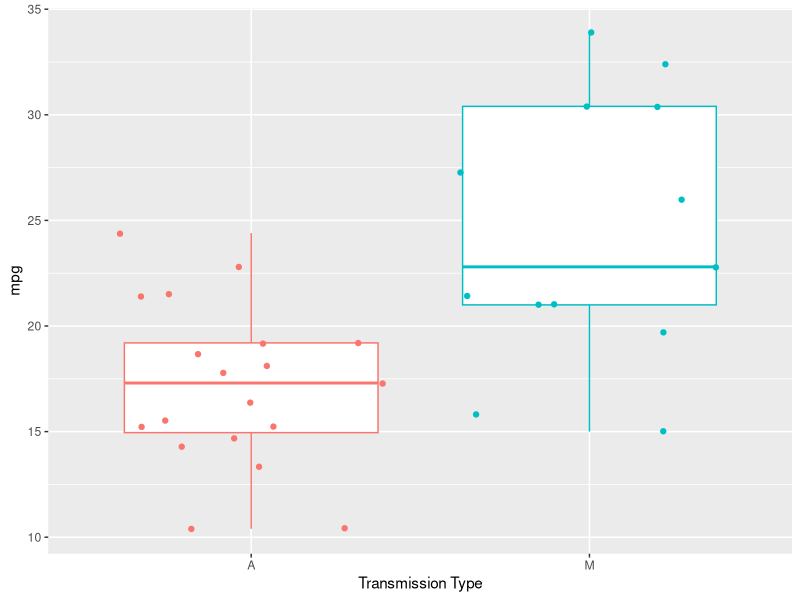
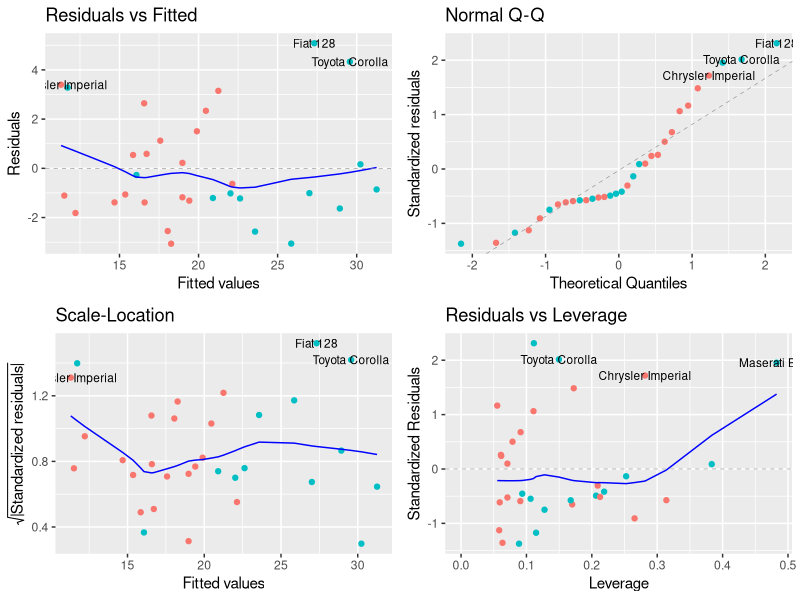

Write the R code that produced these figures, in order.
## ---- chunk 1
library(ggplot2)
library(GGally)
library(ggfortify)
library(datasets)
library(dplyr)
library(knitr)
library(car)
arsq <- function(model) summary(model)$adj.r.squared
    
## ---- chunk 2
oldtypes <- sapply(mtcars, class)
mtcars$cyl <- as.factor(mtcars$cyl)
mtcars$am <- as.factor(mtcars$am)
levels(mtcars$am) <- c('A', 'M')
mtcars$gear <- as.factor(mtcars$gear)
mtcars$carb <- as.factor(mtcars$carb)
newtypes <- sapply(mtcars, class)
old.to.new.columns <- data.frame(Old.Types=oldtypes, New.Types=newtypes)
## ---- chunk 3
a.avg <-  mean(mtcars$mpg[which(mtcars$am == 'A')])
a.sd <- sd(mtcars$mpg[which(mtcars$am == 'A')])
m.avg <- mean(mtcars$mpg[which(mtcars$am == 'M')])
m.sd <- sd(mtcars$mpg[which(mtcars$am == 'M')])
## ---- chunk 4
model.base <- lm(mpg ~ am, mtcars)
## ---- chunk 5
h0 <- t.test(mpg ~ am, data = mtcars)
## ---- chunk 6
model.best <- step(lm(mpg ~ ., mtcars), k=log(nrow(mtcars)), trace = 0)
## ---- chunk 7
model.amwt <- lm(mpg ~ am + wt, mtcars)
model.hp <- update(model.amwt, mpg ~ am + wt + hp)
model.engine <- update(model.amwt, mpg ~ am + wt + disp + gear + cyl + carb + vs)
df.comp1 <- data.frame(
    arsq(model.amwt), 
    arsq(model.hp), 
    arsq(model.engine))
kable(df.comp1, col.names = c('am+wt', 'am+wt+hp', 'am+wt+disp+gear+cyl+carb+vs'), caption = 'Adjusted R-squared values for 3 models')
## ---- chunk 8
model.final <- lm(mpg ~ am + wt + am:wt + hp, mtcars)
## ---- chunk 9
leverage <- hatvalues(model.final)
tail(sort(leverage), n = 3)
## ---- chunk 10
influence <- dfbetas(model.final)
tail(sort(influence[,2]), n = 3)
## ---- chunk 11
kable(old.to.new.columns, caption = '')
## ---- chunk 12
print(mtcars[2:5,])
## ---- chunk 13
avgsd <- data.frame(Automatic = c(a.avg, a.sd), Manual = c(m.avg, m.sd))
row.names(avgsd) <- c('Average mpg', 'Std dev')
kable(avgsd, row.names = TRUE)
## ---- chunk 14
summary(model.base)
## ---- chunk 15
summary(model.best)
## ---- chunk 16
summary(model.final)
## ---- chunk 17
ggplot(mtcars, aes(am, mpg, col = am)) + geom_boxplot() + geom_jitter(aes(col=am)) +
    labs(x='Transmission Type', y = 'mpg') + 
    theme(legend.position='none')
 
## ---- chunk 18
# using ggplot and ggfortiy to create a diagnostic plot similar to the one plot.lm produces
# but prettier
# source: http://rpubs.com/sinhrks/plot_lm
autoplot(model.final, data = mtcars, colour = 'am', label.size=3, main='Model mpg ~ am + wt + am:wt + hp') + 
    theme(legend.position='none')
